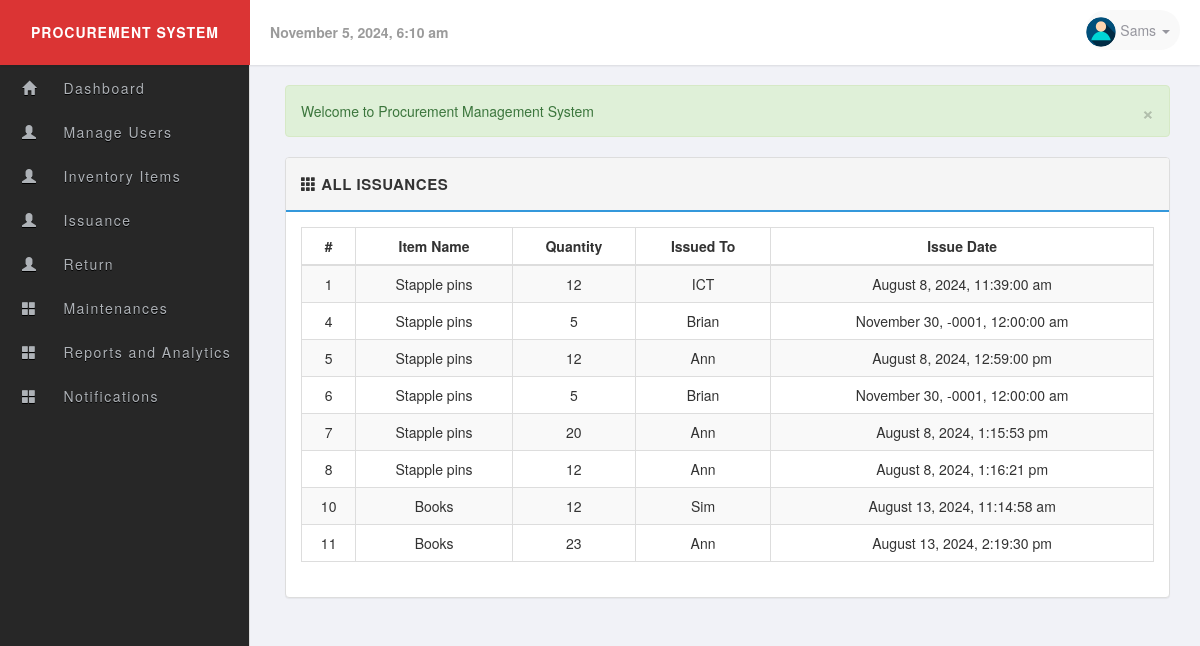
/view_issuances.php (signed in), run on the app's committed database.
### tables this page shows
CREATE TABLE `users` (
  `id` int(11) UNSIGNED NOT NULL,
  `name` varchar(60) NOT NULL,
  `username` varchar(50) NOT NULL,
  `email` varchar(255) NOT NULL,
  `password` varchar(255) NOT NULL,
  `user_level` int(11) NOT NULL,
  `image` varchar(255) DEFAULT 'no_image.jpg',
  `status` int(1) NOT NULL,
  `last_login` datetime DEFAULT NULL
);

CREATE TABLE `issuances` (
  `id` int(11) NOT NULL,
  `item_id` int(11) NOT NULL,
  `quantity` int(11) NOT NULL,
  `issued_to` varchar(255) NOT NULL,
  `date_issued` datetime DEFAULT NULL
);

CREATE TABLE `items` (
  `id` int(11) NOT NULL,
  `name` varchar(255) NOT NULL,
  `receipt_number` varchar(255) NOT NULL,
  `quantity` int(11) NOT NULL,
  `price` decimal(10,2) NOT NULL,
  `cost` decimal(10,2) NOT NULL,
  `supplier` varchar(255) NOT NULL,
  `date_added` datetime NOT NULL,
  `min_stock_level` int(11) DEFAULT NULL,
  `supplier_contact` varchar(255) DEFAULT NULL
);

### includes/session.php (called while the page is built, shortened)
<?php
class Session {
 public $msg;
 private $user_is_logged_in = false;
  public function isUserLoggedIn(){
    return $this->user_is_logged_in;
  }
  private function userLoginSetup()
  {
    if(isset($_SESSION['user_id']))
    {
      $this->user_is_logged_in = true;
    } else {
      $this->user_is_logged_in = false;
    }
  }
  public function msg($type ='', $msg =''){
    if(!empty($msg)){
       if(strlen(trim($type)) == 1){
         $type = str_replace( array('d', 'i', 'w','s'), array('danger', 'info', 'warning','success'), $type );
       }
       $_SESSION['msg'][$type] = $msg;
    } else {
      return $this->msg;
    }
  }
  private function flash_msg(){
    if(isset($_SESSION['msg'])) {
      $this->msg = $_SESSION['msg'];
    } else {
      $this->msg;
    }
  }
}
$session = new Session();
$msg = $session->msg();
?>

### includes/sql.php (called while the page is built, shortened)
<?php
  require_once('includes/load.php');
  require_once('includes/database.php');
function find_by_id($table,$id)
{
  global $db;
  $id = (int)$id;
    if(tableExists($table)){
          $sql = $db->query("SELECT * FROM {$db->escape($table)} WHERE id='{$db->escape($id)}' LIMIT 1");
          if($result = $db->fetch_assoc($sql))
            return $result;
          else
            return null;
     }
}
function tableExists($table){
  global $db;
  $table_exit = $db->query('SHOW TABLES LIKE "'.$db->escape($table).'"');
  if($table_exit) {
    return ($db->num_rows($table_exit) > 0);
  }
  return false;
}
  function current_user(){
      static $current_user;
      if(!$current_user){
         if(isset($_SESSION['user_id'])):
             $user_id = intval($_SESSION['user_id']);
             $current_user = find_by_id('users',$user_id);
        endif;
      }
    return $current_user;
  }
?>

### includes/database.php (called while the page is built, shortened)
<?php
class MySqli_DB {
    private $con;
    public $query_id;
    public function db_connect() {
        $this->con = new mysqli(DB_HOST, DB_USER, DB_PASS, DB_NAME);
    }
    public function query($sql) {
        if (trim($sql) != "") {
            $this->query_id = $this->con->query($sql);
        }
        return $this->query_id;
    }
    public function fetch_assoc($statement) {
        return mysqli_fetch_assoc($statement);
    }
    public function num_rows($statement) {
        return mysqli_num_rows($statement);
    }
    public function escape($str) {
        return $this->con->real_escape_string($str);
    }
}
$db = new MySqli_DB();
?>

### view_issuances.php (the view, shortened to what this page needs)
<?php
  require_once('includes/load.php');
  function find_all_issuances() {
    global $db;
    $sql = "SELECT i.id, it.name AS item_name, i.quantity, i.issued_to, i.date_issued
            FROM issuances i
            JOIN items it ON i.item_id = it.id";
    return $db->query($sql);
  }
  $all_issuances = find_all_issuances();
?>
<?php include_once('layouts/header.php'); ?>
<div class="row">
  <div class="col-md-12">
    <?php echo display_msg($msg); ?>
  </div>
</div>
<div class="row">
  <div class="col-md-12">
    <div class="panel panel-default">
      <div class="panel-heading clearfix">
        <strong>
          <span class="glyphicon glyphicon-th"></span>
          <span>All Issuances</span>
        </strong>
      </div>
      <div class="panel-body">
        <table class="table table-bordered table-striped">
          <thead>
            <tr>
              <th class="text-center">#</th>
              <th class="text-center">Item Name</th>
              <th class="text-center">Quantity</th>
              <th class="text-center">Issued To</th>
              <th class="text-center">Issue Date</th>
            </tr>
          </thead>
          <tbody>
            <?php if ($all_issuances): ?>
              <?php foreach ($all_issuances as $issuance): ?>
              <tr>
                <td class="text-center"><?php echo (int)$issuance['id']; ?></td>
                <td class="text-center"><?php echo remove_junk($issuance['item_name']); ?></td>
                <td class="text-center"><?php echo (int)$issuance['quantity']; ?></td>
                <td class="text-center"><?php echo remove_junk($issuance['issued_to']); ?></td>
                <td class="text-center"><?php echo read_date($issuance['date_issued']); ?></td>
              </tr>
              <?php endforeach; ?>
            <?php else: ?>
              <tr>
                <td colspan="5" class="text-center">No Issuances Found</td>
              </tr>
            <?php endif; ?>
          </tbody>
        </table>
      </div>
    </div>
  </div>
</div>
<?php include_once('layouts/footer.php'); ?>

### layouts/header.php (shortened to what this page needs)
<?php $user = current_user(); ?>
<!DOCTYPE html>
  <html lang="en">
    <head>
    <link rel="stylesheet" href="https://maxcdn.bootstrapcdn.com/bootstrap/3.3.4/css/bootstrap.min.css"/>
    <link rel="stylesheet" href="//cdnjs.cloudflare.com/ajax/libs/bootstrap-datepicker/1.3.0/css/datepicker3.min.css" />
    <link rel="stylesheet" href="libs/css/main.css" />
  </head>
  <body>
  <?php  if ($session->isUserLoggedIn(true)): ?>
    <header id="header">
      <div class="logo pull-left"> Procurement System</div>
      <div class="header-content">
      <div class="header-date pull-left">
        <strong><?php echo date("F j, Y, g:i a");?></strong>
      </div>
      <div class="pull-right clearfix">
        <ul class="info-menu list-inline list-unstyled">
          <li class="profile">
            <a href="#" data-toggle="dropdown" class="toggle" aria-expanded="false">
              <img src="uploads/users/<?php echo $user['image'];?>" alt="user-image" class="img-circle img-inline">
              <span><?php echo remove_junk(ucfirst($user['name'])); ?> <i class="caret"></i></span>
            </a>
          </li>
        </ul>
      </div>
     </div>
    </header>
    <div class="sidebar">
      <?php if($user['user_level'] === '1'): ?>
      <?php include_once('admin_menu.php');?>
      <?php elseif($user['user_level'] === '2'): ?>
      <?php include_once('special_menu.php');?>
      <?php elseif($user['user_level'] === '3'): ?>
      <?php include_once('user_menu.php');?>
      <?php endif;?>
   </div>
<?php endif;?>
<div class="page">
  <div class="container-fluid">

### layouts/admin_menu.php (shortened to what this page needs)
<ul>
<li>
  <a href="admin.php">
    <i class="glyphicon glyphicon-home"></i>
    <span>Dashboard</span>
  </a>
</li>
<li>
    <a href="#" class="submenu-toggle">
      <i class="glyphicon glyphicon-user"></i>
      <span>Manage Users</span>
    </a>
  </li>
  <li>
    <a href="#" class="submenu-toggle">
      <i class="glyphicon glyphicon-user"></i>
      <span>Inventory Items</span>
    </a>
  </li>
  <li>
    <a href="#" class="submenu-toggle">
      <i class="glyphicon glyphicon-user"></i>
      <span>Issuance</span>
    </a>
  </li>
  <li>
    <a href="#" class="submenu-toggle">
      <i class="glyphicon glyphicon-user"></i>
      <span>Return</span>
    </a>
  </li>
  <li>
    <a href="#" class="submenu-toggle">
      <i class="glyphicon glyphicon-th-large"></i>
      <span>Maintenances</span>
    </a>
  </li>
  <li>
    <a href="#" class="submenu-toggle">
      <i class="glyphicon glyphicon-th-large"></i>
      <span>Reports and Analytics</span>
    </a>
  </li>
  <li>
    <a href="#" class="submenu-toggle">
      <i class="glyphicon glyphicon-th-large"></i>
      <span>Notifications</span>
    </a>
  </li>

### includes/functions.php (shortened to what this page needs)
<?php
function remove_junk($str){
  $str = nl2br($str);
  $str = htmlspecialchars(strip_tags($str, ENT_QUOTES));
  return $str;
}
function first_character($str){
  $val = str_replace('-'," ",$str);
  $val = ucfirst($val);
  return $val;
}
function display_msg($msg =''){
   $output = array();
   if(!empty($msg)) {
      foreach ($msg as $key => $value) {
         $output  = "<div class=\"alert alert-{$key}\">";
         $output .= "<a href=\"#\" class=\"close\" data-dismiss=\"alert\">&times;</a>";
         $output .= remove_junk(first_character($value));
         $output .= "</div>";
      }
      return $output;
   } else {
     return "" ;
   }
}
function read_date($str){
     if($str)
      return date('F j, Y, g:i:s a', strtotime($str));
     else
      return null;
  }
?>

### layouts/footer.php (shortened to what this page needs)
     </div>
    </div>
  </body>
</html>

### libs/css/main.css (style rules this page uses)
body { font-family: 'Helvetica Neue', Helvetica, Arial, sans-serif; font-weight: 400; overflow-x: hidden; overflow-y: auto; background: #f1f2f7; height: 100%; width: 100%; }
a { color: #777; text-decoration: none; }
.page { position: relative; display: block; top: 50px; left: 0; padding: 35px 15px 20px 270px; }
.text-center { text-align: center; }
.panel-default >.panel-heading { background-color: #f5f5f5; border-bottom: 2px solid #3498DB; font-size: 15px; text-transform: uppercase; letter-spacing: .5px; padding: 15px; }
#header { position: fixed; z-index: 99; top: 0; left: 0; background-color: #fff; width: 100%; height: 65px; line-height: 65px; box-shadow: 0 1px 2px rgba(0,0,0,0.1); }
header > .logo { color: #fff; text-align: center; font-weight: 700; text-transform: uppercase; letter-spacing: 1px; display: inline-block; width: 250px; background-color: #db3434; }
.header-date { color: #9b9b9b; margin-left: 20px; }
.info-menu { height: 60px; margin: 0; line-height: 60px; padding: 0 15px; }
.info-menu li.profile { position: relative; }
.profile a.toggle { text-decoration: none; text-align: center; font-size: 14px; color: rgba(150, 150, 158, 1.0); position: relative; padding: 10px 10px 10px 0; margin: 0; background: #f9f9f9; border-radius: 30px; }
.info-menu li.profile a img { width: 30px; height: 30px; }
.sidebar { position: fixed; z-index: 10; left: 0; top: 0; padding: 65px 0 0; height: 100%; width: 250px; background: #272727; border-right: 1px solid #ddd; text-align: center; }
.sidebar ul { list-style: none; margin: 0; padding: 0; }
.sidebar ul li { display: block; }
.sidebar ul li a, ul.submenu li a { color: #aeb2b7; display: block; overflow: hidden; position: relative; white-space: nowrap; text-decoration: none; text-align: left; }
.sidebar ul li a span, .sidebar ul li i { font-size: 14px; font-weight: 300; letter-spacing: 1.5px; text-shadow: 0 1px rgba(0,0,0, 1); }
.sidebar ul li a i { color: #aeb2b7; padding: 15px 22px; text-align: center; }

### data on the page
users: image (placeholder picture), name "Sams"
issuances: id "1", item.name "Stapple pins", quantity "12", issued_to "ICT", date_issued "August 8, 2024, 11:39:00 am"
issuances: id "4", item.name "Stapple pins", quantity "5", issued_to "Brian", date_issued "November 30, -0001, 12:00:00 am"
issuances: id "5", item.name "Stapple pins", quantity "12", issued_to "Ann", date_issued "August 8, 2024, 12:59:00 pm"
issuances: id "6", item.name "Stapple pins", quantity "5", issued_to "Brian", date_issued "November 30, -0001, 12:00:00 am"
issuances: id "7", item.name "Stapple pins", quantity "20", issued_to "Ann", date_issued "August 8, 2024, 1:15:53 pm"
issuances: id "8", item.name "Stapple pins", quantity "12", issued_to "Ann", date_issued "August 8, 2024, 1:16:21 pm"
issuances: id "10", item.name "Books", quantity "12", issued_to "Sim", date_issued "August 13, 2024, 11:14:58 am"
issuances: id "11", item.name "Books", quantity "23", issued_to "Ann", date_issued "August 13, 2024, 2:19:30 pm"

### other printed values
display_msg($msg) "Welcome to Procurement Management System"
